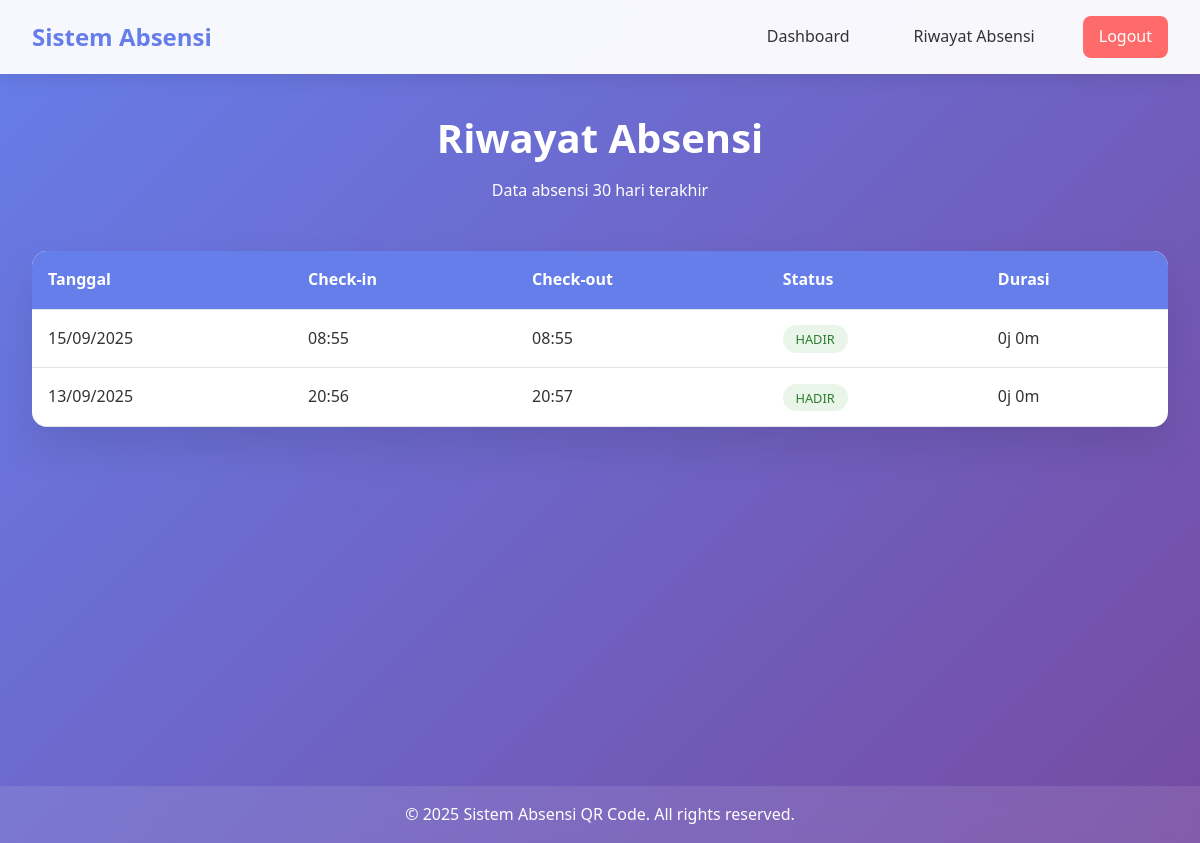
The app's page /attendance (signed in) with its own data.
### app.py (models this page shows)
class Attendance(db.Model):
    id = db.Column(db.Integer, primary_key=True)
    user_id = db.Column(db.Integer, db.ForeignKey('user.id'), nullable=False)
    date = db.Column(db.Date, nullable=False)
    time_in = db.Column(db.DateTime, nullable=True)
    time_out = db.Column(db.DateTime, nullable=True)
    status = db.Column(db.String(20), default='hadir')

### app.py (the view)
@app.route('/attendance')
@login_required
def attendance_page():
    attendances = Attendance.query.filter_by(user_id=current_user.id).order_by(Attendance.date.desc()).limit(30).all()
    return render_template('attendance.html', attendances=attendances)

### app.py (called while the page is built)
@login_manager.user_loader
def load_user(user_id):
    return User.query.get(int(user_id))

### templates/attendance.html (shortened to what this page needs)
{% extends "base.html" %}
{% block content %}
<div class="attendance-history-container">
    <div class="page-header">
        <h1>Riwayat Absensi</h1>
        <p>Data absensi 30 hari terakhir</p>
    </div>
    {% if attendances %}
        <div class="table-container">
            <table class="attendance-table">
                <thead>
                    <tr>
                        <th>Tanggal</th>
                        <th>Check-in</th>
                        <th>Check-out</th>
                        <th>Status</th>
                        <th>Durasi</th>
                    </tr>
                </thead>
                <tbody>
                    {% for attendance in attendances %}
                    <tr>
                        <td>{{ attendance.date.strftime('%d/%m/%Y') }}</td>
                        <td>
                            {% if attendance.time_in %}
                                {{ attendance.time_in.strftime('%H:%M') }}
                            {% else %}
                                <span class="no-data">-</span>
                            {% endif %}
                        </td>
                        <td>
                            {% if attendance.time_out %}
                                {{ attendance.time_out.strftime('%H:%M') }}
                            {% else %}
                                <span class="no-data">-</span>
                            {% endif %}
                        </td>
                        <td>
                            <span class="status-badge status-{{ attendance.status }}">
                                {{ attendance.status.title() }}
                            </span>
                        </td>
                        <td>
                            {% if attendance.time_in and attendance.time_out %}
                                {% set duration = attendance.time_out - attendance.time_in %}
                                {% set hours = duration.seconds // 3600 %}
                                {% set minutes = (duration.seconds % 3600) // 60 %}
                                {{ hours }}j {{ minutes }}m
                            {% else %}
                                <span class="no-data">-</span>
                            {% endif %}
                        </td>
                    </tr>
                    {% endfor %}
                </tbody>
            </table>
        </div>
    {% else %}
        <div class="no-data-message">
            <p>Belum ada data absensi.</p>
            <a href="{{ url_for('dashboard') }}" class="btn btn-primary">Kembali ke Dashboard</a>
        </div>
    {% endif %}
</div>
{% endblock %}

### static/css/style.css (style rules this page uses)
* { margin: 0; padding: 0; box-sizing: border-box; }
body { font-family: 'Segoe UI', Tahoma, Geneva, Verdana, sans-serif; line-height: 1.6; color: #333; background: linear-gradient(135deg, #667eea 0%, #764ba2 100%); min-height: 100vh; }
.status-hadir { color: #4caf50; }
.attendance-history-container { max-width: 1200px; margin: 0 auto; padding: 0 2rem; }
.page-header { text-align: center; margin-bottom: 3rem; color: white; }
.page-header h1 { font-size: 2.5rem; margin-bottom: 0.5rem; }
.table-container { background: white; border-radius: 15px; overflow: hidden; box-shadow: 0 20px 40px rgba(0, 0, 0, 0.1); }
.attendance-table { width: 100%; border-collapse: collapse; }
.attendance-table th, .attendance-table td { padding: 1rem; text-align: left; border-bottom: 1px solid #e1e5e9; }
.attendance-table th { background: #667eea; color: white; font-weight: 600; }
.status-badge { padding: 0.3rem 0.8rem; border-radius: 20px; font-size: 0.8rem; font-weight: 500; text-transform: uppercase; }
.status-hadir { background: #e8f5e8; color: #2e7d32; }

### records on screen
Attendance: date "15/09/2025", time_in "08:55", time_out "08:55", status "HADIR", hours "0", minutes "0"
Attendance: date "13/09/2025", time_in "20:56", time_out "20:57", status "HADIR", hours "0", minutes "0"
